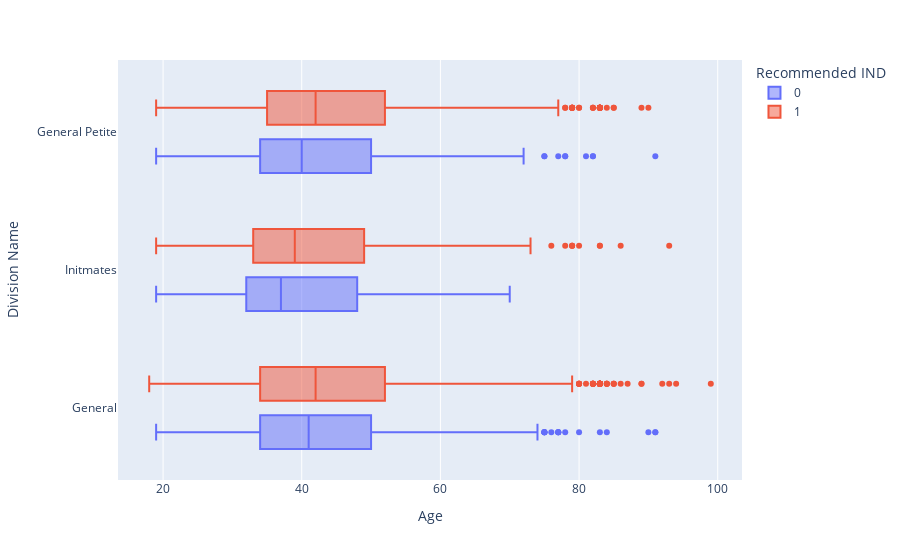

Source (notebook cell):
### Code cell
import plotly.express as px
px.box(df, x="Age", y="Division Name", orientation="h",color = 'Recommended IND')

### Figure 1 — Plotly figure (JSON) as saved in the notebook; plotly's stock layout.template omitted (floating-point values rounded to 4 significant figures; data arrays with more than 128 entries replaced by an {"elided": "..."} marker saying what was removed)
{"data": [{"alignmentgroup": "True", "hovertemplate": "Recommended IND=0<br>Age=%{x}<br>Division Name=%{y}<extra></extra>", "legendgroup": "0", "marker": {"color": "#636efa"}, "name": "0", "notched": false, "offsetgroup": "0", "orientation": "h", "showlegend": true, "type": "box", "x": {"elided": "3575 int values"}, "x0": " ", "xaxis": "x", "y": {"elided": "3575 str values"}, "y0": " ", "yaxis": "y"}, {"alignmentgroup": "True", "hovertemplate": "Recommended IND=1<br>Age=%{x}<br>Division Name=%{y}<extra></extra>", "legendgroup": "1", "marker": {"color": "#EF553B"}, "name": "1", "notched": false, "offsetgroup": "1", "orientation": "h", "showlegend": true, "type": "box", "x": {"elided": "16087 int values"}, "x0": " ", "xaxis": "x", "y": {"elided": "16087 str values"}, "y0": " ", "yaxis": "y"}], "layout": {"boxmode": "group", "legend": {"title": {"text": "Recommended IND"}, "tracegroupgap": 0}, "margin": {"t": 60}, "xaxis": {"anchor": "y", "domain": [0, 1], "title": {"text": "Age"}}, "yaxis": {"anchor": "x", "domain": [0, 1], "title": {"text": "Division Name"}}}}
